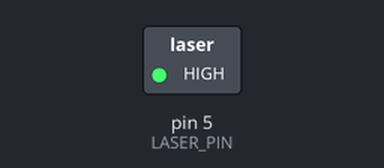
A sketch run on a simulated Arduino Uno, built with avr-gcc and run on an emulated ATmega328P. Shown: switched loads named in the sketch (green lamp = pin HIGH). What the sketch prints to the serial monitor is not drawn.

Above: at 2.5 s.
At 41.26 s:
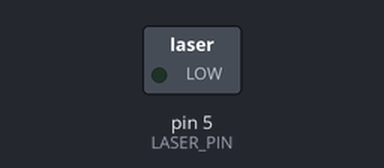
Timing chart, 0 to 42.2 s (numbered marks = the images above):
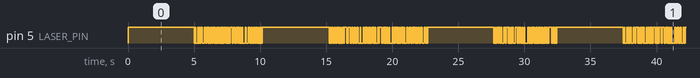

The sketch:

FOR_lazer_periodly.ino
```cpp
// C++ code в бинарный
#define LASER_PIN 5
static unsigned long previousMillis = 0; // Переменная для хранения времени последнего срабатывания
const unsigned long interval = 40; // Интервал в миллисекундах
unsigned long currentMillis = millis(); // Получение текущего времени

void setup() {
  Serial.begin(115200); // Инициализация Serial порта
  pinMode(LASER_PIN, OUTPUT);

}

static String input1 = "Battery: 83%";
static String input2 = "X:781 Y:75 Z:1619";
static String input3 = "Fatal ERROR";

int what_to_send = 0;

unsigned long previousFire = millis();

char bin_data[12]; // Создание массива для хранения двоичных данных (начинающий 0 символ + 8 бит + бит четности+завершающий 1 символ + завершающий нулевой символ)

void loop() {
  static String input; // Переменная для хранения ввода
  if ((millis() - previousFire) > 5000) {
    if (what_to_send == 0) {
      input = input1;
    }
    if (what_to_send == 1) {
      input = input2;
    }
    if (what_to_send == 2) {
      input = input3;
    }
    Serial.println(input);
    for (int j = 0; j < input.length(); j++) { // Обработка каждого символа в строке
      for (int i = 7; i >= 0; i--) { // Преобразование символа в двоичный сигнал и вывод в Serial порт
        int bit = (input[j] >> i) & 1; // Получение каждого бита
        //Serial.print(bit); // Вывод каждого бита в Serial порт
        // Добавление каждого бита в массив bin_data
        if (bit == 1) {
          bin_data[8 - i] = '1';
        } else {
          bin_data[8 - i] = '0';
        }
      }
      bin_data[0] = '0';
      if (checkParityBit(bin_data)) {
        bin_data[9] = '0';
      }
      else {
        bin_data[9] = '1';
      }

      bin_data[10] = '1';

      bin_data[11] = '\0'; // Установка завершающего нулевого символа
      //Serial.print(" "); // Вывод пробела между каждым байтом
      Serial.print(bin_data); // Вывод массива bin_data в Serial порт
      for (int q = 0; q < 11; q++) {
        currentMillis = millis(); // Получение текущего времени
        while (currentMillis - previousMillis < interval) { // Проверка прошедшего времени
          delayMicroseconds(20);
          currentMillis = millis(); // Получение текущего времени
        }
        previousMillis = currentMillis; // Обновление времени последнего срабатывания
        if (bin_data[q] == '1') {
          digitalWrite(LASER_PIN, HIGH);
        }
        else {
          digitalWrite(LASER_PIN, LOW);
        }
      }
    }
    Serial.println(); // Переход на новую строку
    input = ""; // Очистка строки ввода для следующей порции данных
    what_to_send++;
    if (what_to_send == 3) {
      what_to_send = 0;
    }
    previousFire = millis();
  }
  else {
    digitalWrite(LASER_PIN, HIGH);
  }
}


bool checkParityBit(const char* binary_data) {
  int count = 0;
  for (int i = 1; i < 9; i++) {
    if (binary_data[i] == '1') {
      count++;
    }
  }
  return count % 2 == 0;
}
```

Measured:
- by itself, pin 5 (LASER_PIN): moves between LOW and HIGH, repeating every 32.5 s
